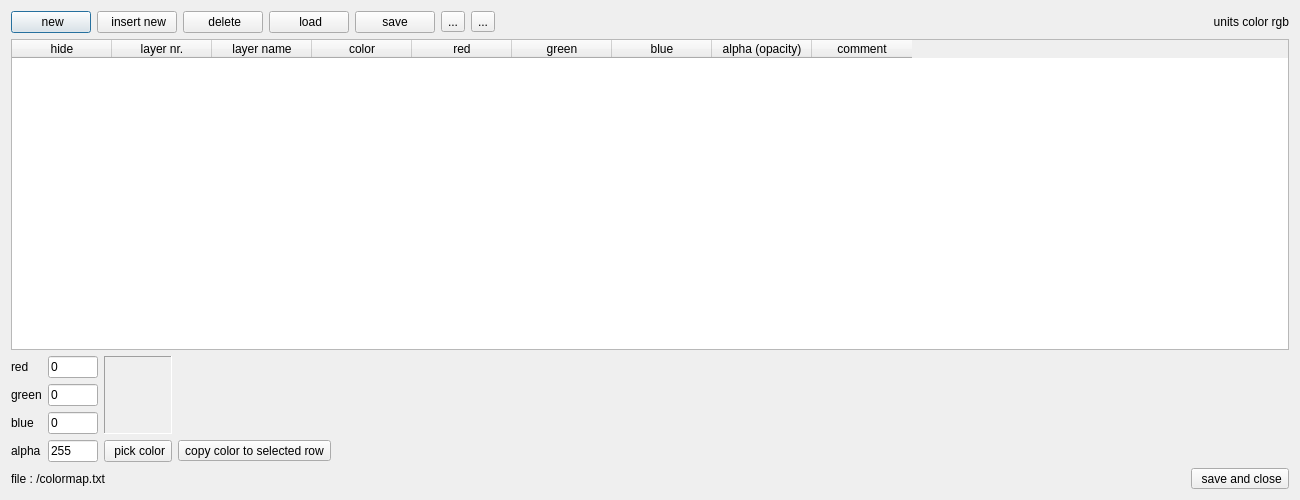
<?xml version="1.0" encoding="UTF-8"?>
<ui version="4.0">
 <class>Dialog_color</class>
 <widget class="QDialog" name="Dialog_color">
  <property name="geometry">
   <rect>
    <x>0</x>
    <y>0</y>
    <width>1300</width>
    <height>500</height>
   </rect>
  </property>
  <property name="windowTitle">
   <string>Color</string>
  </property>
  <layout class="QGridLayout" name="gridLayout_2">
   <item row="2" column="0">
    <layout class="QGridLayout" name="gridLayout">
     <item row="0" column="0">
      <widget class="QLabel" name="label_red">
       <property name="text">
        <string>red</string>
       </property>
      </widget>
     </item>
     <item row="2" column="1">
      <widget class="QLineEdit" name="lineEdit_b">
       <property name="text">
        <string>0</string>
       </property>
      </widget>
     </item>
     <item row="3" column="1">
      <widget class="QLineEdit" name="lineEdit_a">
       <property name="text">
        <string>255</string>
       </property>
      </widget>
     </item>
     <item row="3" column="2">
      <widget class="QToolButton" name="toolButton_color_window">
       <property name="sizePolicy">
        <sizepolicy hsizetype="Minimum" vsizetype="Preferred">
         <horstretch>0</horstretch>
         <verstretch>0</verstretch>
        </sizepolicy>
       </property>
       <property name="maximumSize">
        <size>
         <width>16777215</width>
         <height>25</height>
        </size>
       </property>
       <property name="text">
        <string> pick color</string>
       </property>
       <property name="icon">
        <iconset resource="../icons.qrc">
         <normaloff>:/icons/colors.svg</normaloff>:/icons/colors.svg</iconset>
       </property>
       <property name="toolButtonStyle">
        <enum>Qt::ToolButtonTextBesideIcon</enum>
       </property>
      </widget>
     </item>
     <item row="0" column="1">
      <widget class="QLineEdit" name="lineEdit_r">
       <property name="minimumSize">
        <size>
         <width>50</width>
         <height>0</height>
        </size>
       </property>
       <property name="text">
        <string>0</string>
       </property>
      </widget>
     </item>
     <item row="1" column="1">
      <widget class="QLineEdit" name="lineEdit_g">
       <property name="text">
        <string>0</string>
       </property>
      </widget>
     </item>
     <item row="1" column="0">
      <widget class="QLabel" name="label_green">
       <property name="text">
        <string>green</string>
       </property>
      </widget>
     </item>
     <item row="2" column="0">
      <widget class="QLabel" name="label_blue">
       <property name="text">
        <string>blue</string>
       </property>
      </widget>
     </item>
     <item row="3" column="0">
      <widget class="QLabel" name="label_alpha">
       <property name="text">
        <string>alpha</string>
       </property>
      </widget>
     </item>
     <item row="0" column="2" rowspan="3">
      <widget class="QLabel" name="label_color_preview">
       <property name="frameShape">
        <enum>QFrame::Panel</enum>
       </property>
       <property name="frameShadow">
        <enum>QFrame::Sunken</enum>
       </property>
       <property name="text">
        <string/>
       </property>
      </widget>
     </item>
     <item row="3" column="3">
      <widget class="QToolButton" name="toolButton">
       <property name="text">
        <string>copy color to selected row</string>
       </property>
      </widget>
     </item>
    </layout>
   </item>
   <item row="3" column="0" colspan="4">
    <layout class="QHBoxLayout" name="horizontalLayout_2">
     <item>
      <widget class="QLabel" name="label_5">
       <property name="text">
        <string>file : /colormap.txt   </string>
       </property>
      </widget>
     </item>
     <item>
      <spacer name="horizontalSpacer">
       <property name="orientation">
        <enum>Qt::Horizontal</enum>
       </property>
       <property name="sizeHint" stdset="0">
        <size>
         <width>968</width>
         <height>20</height>
        </size>
       </property>
      </spacer>
     </item>
     <item>
      <widget class="QToolButton" name="toolButton_save_and_close">
       <property name="minimumSize">
        <size>
         <width>80</width>
         <height>0</height>
        </size>
       </property>
       <property name="maximumSize">
        <size>
         <width>150</width>
         <height>16777215</height>
        </size>
       </property>
       <property name="text">
        <string> save and close</string>
       </property>
       <property name="icon">
        <iconset resource="../icons.qrc">
         <normaloff>:/icons/document-save.svg</normaloff>:/icons/document-save.svg</iconset>
       </property>
       <property name="toolButtonStyle">
        <enum>Qt::ToolButtonTextBesideIcon</enum>
       </property>
      </widget>
     </item>
    </layout>
   </item>
   <item row="1" column="0" colspan="4">
    <widget class="QTableWidget" name="tableWidget">
     <property name="focusPolicy">
      <enum>Qt::ClickFocus</enum>
     </property>
     <property name="editTriggers">
      <set>QAbstractItemView::DoubleClicked</set>
     </property>
     <column>
      <property name="text">
       <string>hide</string>
      </property>
     </column>
     <column>
      <property name="text">
       <string>layer nr.</string>
      </property>
     </column>
     <column>
      <property name="text">
       <string>layer name</string>
      </property>
     </column>
     <column>
      <property name="text">
       <string>color</string>
      </property>
     </column>
     <column>
      <property name="text">
       <string>red</string>
      </property>
     </column>
     <column>
      <property name="text">
       <string>green</string>
      </property>
     </column>
     <column>
      <property name="text">
       <string>blue</string>
      </property>
     </column>
     <column>
      <property name="text">
       <string>alpha (opacity)</string>
      </property>
     </column>
     <column>
      <property name="text">
       <string>comment</string>
      </property>
     </column>
    </widget>
   </item>
   <item row="0" column="0" colspan="4">
    <layout class="QHBoxLayout" name="horizontalLayout">
     <item>
      <widget class="QPushButton" name="pushButton_new">
       <property name="text">
        <string> new</string>
       </property>
       <property name="icon">
        <iconset resource="../icons.qrc">
         <normaloff>:/icons/document-new.svg</normaloff>:/icons/document-new.svg</iconset>
       </property>
      </widget>
     </item>
     <item>
      <widget class="QPushButton" name="pushButton_insert_new">
       <property name="text">
        <string> insert new</string>
       </property>
       <property name="icon">
        <iconset resource="../icons.qrc">
         <normaloff>:/icons/document-new.svg</normaloff>:/icons/document-new.svg</iconset>
       </property>
      </widget>
     </item>
     <item>
      <widget class="QPushButton" name="pushButton_delete">
       <property name="text">
        <string> delete</string>
       </property>
       <property name="icon">
        <iconset resource="../icons.qrc">
         <normaloff>:/icons/delete.svg</normaloff>:/icons/delete.svg</iconset>
       </property>
      </widget>
     </item>
     <item>
      <widget class="QPushButton" name="pushButton_load">
       <property name="text">
        <string> load</string>
       </property>
       <property name="icon">
        <iconset resource="../icons.qrc">
         <normaloff>:/icons/document-open.svg</normaloff>:/icons/document-open.svg</iconset>
       </property>
      </widget>
     </item>
     <item>
      <widget class="QPushButton" name="pushButton_save">
       <property name="text">
        <string> save </string>
       </property>
       <property name="icon">
        <iconset resource="../icons.qrc">
         <normaloff>:/icons/document-save.svg</normaloff>:/icons/document-save.svg</iconset>
       </property>
      </widget>
     </item>
     <item>
      <widget class="QToolButton" name="toolButton_move_up">
       <property name="text">
        <string>...</string>
       </property>
       <property name="icon">
        <iconset resource="../icons.qrc">
         <normaloff>:/icons/button_up.svg</normaloff>:/icons/button_up.svg</iconset>
       </property>
      </widget>
     </item>
     <item>
      <widget class="QToolButton" name="toolButton_move_down">
       <property name="text">
        <string>...</string>
       </property>
       <property name="icon">
        <iconset resource="../icons.qrc">
         <normaloff>:/icons/button_down.svg</normaloff>:/icons/button_down.svg</iconset>
       </property>
      </widget>
     </item>
     <item>
      <spacer name="horizontalSpacer_2">
       <property name="orientation">
        <enum>Qt::Horizontal</enum>
       </property>
       <property name="sizeHint" stdset="0">
        <size>
         <width>695</width>
         <height>20</height>
        </size>
       </property>
      </spacer>
     </item>
     <item>
      <widget class="QLabel" name="label_4">
       <property name="text">
        <string>units color rgb</string>
       </property>
       <property name="alignment">
        <set>Qt::AlignRight|Qt::AlignTrailing|Qt::AlignVCenter</set>
       </property>
      </widget>
     </item>
    </layout>
   </item>
   <item row="2" column="3">
    <spacer name="horizontalSpacer_3">
     <property name="orientation">
      <enum>Qt::Horizontal</enum>
     </property>
     <property name="sizeHint" stdset="0">
      <size>
       <width>1008</width>
       <height>20</height>
      </size>
     </property>
    </spacer>
   </item>
  </layout>
 </widget>
 <resources>
  <include location="../icons.qrc"/>
 </resources>
 <connections/>
</ui>
